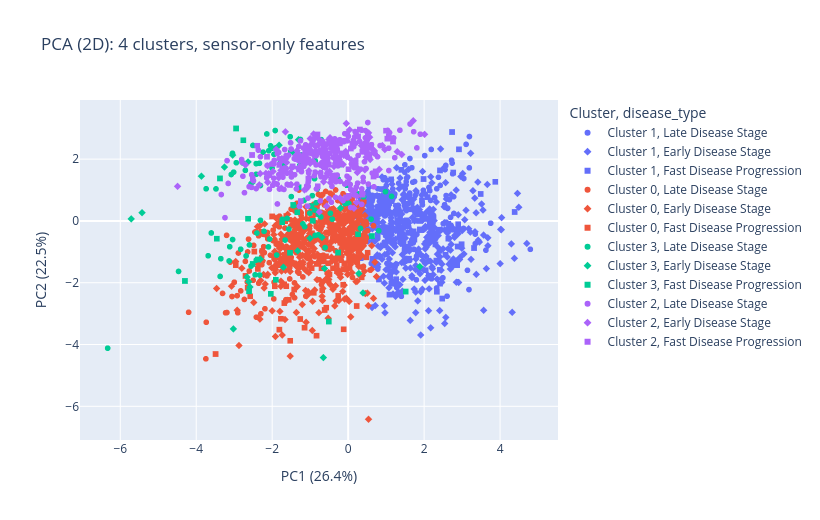

Notebook cell for this chart:
### Markdown cell above
## Visualization

### Code cell
pca = PCA(n_components=2, random_state=RANDOM_SEED)
Z   = pca.fit_transform(X_r1)
pca_df = meta.copy()
pca_df['PC1'] = Z[:, 0]
pca_df['PC2'] = Z[:, 1]
pca_df['cluster_str'] = 'Cluster ' + pca_df['cluster'].astype(str)

fig = px.scatter(
    pca_df, x='PC1', y='PC2',
    color='cluster_str',
    symbol='disease_type' if 'disease_type' in pca_df.columns else None,
    hover_data={'id': True, 'date': '|%Y-%m-%d', 'cluster': True,
                'disease_type': True} if 'disease_type' in pca_df.columns else {'id': True},
    title=f'PCA (2D): {K_R1} clusters, sensor-only features',
    labels={'cluster_str': 'Cluster', 'PC1': f'PC1 ({pca.explained_variance_ratio_[0]*100:.1f}%)',
            'PC2': f'PC2 ({pca.explained_variance_ratio_[1]*100:.1f}%)'},
    width=820, height=520,
)
fig.show()

### Figure 1 — Plotly figure (JSON) as saved in the notebook; plotly's stock layout.template omitted (floating-point values rounded to 4 significant figures; data arrays with more than 128 entries replaced by an {"elided": "..."} marker saying what was removed)
{"data": [{"customdata": {"elided": "234x4 mixed values"}, "hovertemplate": "Cluster=Cluster 1<br>disease_type=%{customdata[3]}<br>PC1 (26.4%)=%{x}<br>PC2 (22.5%)=%{y}<br>id=%{customdata[0]}<br>date=%{customdata[1]|%Y-%m-%d}<br>cluster=%{customdata[2]}<extra></extra>", "legendgroup": "Cluster 1, Late Disease Stage", "marker": {"color": "#636efa", "symbol": "circle"}, "mode": "markers", "name": "Cluster 1, Late Disease Stage", "showlegend": true, "type": "scattergl", "x": {"elided": "234 float values"}, "xaxis": "x", "y": {"elided": "234 float values"}, "yaxis": "y"}, {"customdata": {"elided": "295x4 mixed values"}, "hovertemplate": "Cluster=Cluster 1<br>disease_type=%{customdata[3]}<br>PC1 (26.4%)=%{x}<br>PC2 (22.5%)=%{y}<br>id=%{customdata[0]}<br>date=%{customdata[1]|%Y-%m-%d}<br>cluster=%{customdata[2]}<extra></extra>", "legendgroup": "Cluster 1, Early Disease Stage", "marker": {"color": "#636efa", "symbol": "diamond"}, "mode": "markers", "name": "Cluster 1, Early Disease Stage", "showlegend": true, "type": "scattergl", "x": {"elided": "295 float values"}, "xaxis": "x", "y": {"elided": "295 float values"}, "yaxis": "y"}, {"customdata": {"elided": "102x4 mixed values"}, "hovertemplate": "Cluster=Cluster 1<br>disease_type=%{customdata[3]}<br>PC1 (26.4%)=%{x}<br>PC2 (22.5%)=%{y}<br>id=%{customdata[0]}<br>date=%{customdata[1]|%Y-%m-%d}<br>cluster=%{customdata[2]}<extra></extra>", "legendgroup": "Cluster 1, Fast Disease Progression", "marker": {"color": "#636efa", "symbol": "square"}, "mode": "markers", "name": "Cluster 1, Fast Disease Progression", "showlegend": true, "type": "scattergl", "x": [2.896, 1.832, 2.808, 2.987, 4.384, 2.416, 1.486, 0.7804, 1.6, 1.137, 0.8123, 0.956, 3.315, 2.336, 2.407, 1.541, 0.985, 0.9726, 0.6389, 0.9791, 1.096, 1.097, 0.5928, 1.291, 0.9715, 1.58, 1.451, 2.87, 2.298, 1.366, 0.9675, 0.6394, 2.043, 2.123, 1.636, 1.744, 1.834, 0.46, 0.6527, 1.08, 1.139, 1.734, 3.873, 1.233, 1.505, 1.932, 2.212, 1.887, 0.4158, 2.218, 1.87, 0.7155, 1.722, 1.726, 2.246, 2.131, 3.49, 1.053, 1.457, 2.091, 1.265, 1.748, 1.079, 2.322, 0.3287, 2.737, 0.4888, 0.8821, 1.945, 0.4781, 2.736, 0.7674, 0.5976, 1.133, 1.402, 0.8938, 1.985, 0.07044, 0.3023, 1.45, 2.418, 2.637, 2.38, 0.9472, 2.637, 2.918, 1.114, 0.8425, 2.767, 2.564, 2.883, 0.4723, 2.88, 1.09, 1.107, 2.925, 2.477, 0.9104, 1.589, 2.38, 1.64, 2.419], "xaxis": "x", "y": [-0.1058, 0.2103, -1.349, -0.7523, 0.2897, -1.581, -0.9838, -0.4483, -1.221, -2.036, -1.896, -0.3346, -0.877, -2.293, -0.9665, 0.01928, -0.7243, 0.5492, -1.229, 0.2173, -0.4192, -0.6399, 0.1118, 0.01819, -0.2824, -0.3868, -0.7452, -1.432, -0.7582, 0.1314, -0.7895, 0.214, -1.594, -1.773, 0.6292, -0.6051, -1.093, -0.1933, 0.3188, 0.6112, -0.3338, 0.4094, 1.266, -1.444, 0.4, -0.2966, -0.5571, -0.2758, 0.8152, -0.35, 0.0006189, 0.09186, -0.527, -0.3362, 0.116, 0.08423, 0.8736, -0.2279, -0.6975, 0.7722, -1.884, 0.01464, -1.443, -1.285, -1.205, -0.2853, -0.1174, 0.3181, 0.6672, 0.7555, 2.878, 0.8125, 0.7637, 1.345, 1.653, 1.031, 1.357, 0.1215, 0.1276, -0.01064, 1.635, -0.09508, -0.2839, 1.022, -0.5718, 2.317, -0.2484, 0.2502, 1.566, -1.094, -0.8276, 0.1419, -0.2779, -2.385, -1.741, -0.2662, -2.512, -0.7887, 0.3767, -1.307, -0.732, -2.032], "yaxis": "y"}, {"customdata": {"elided": "325x4 mixed values"}, "hovertemplate": "Cluster=Cluster 0<br>disease_type=%{customdata[3]}<br>PC1 (26.4%)=%{x}<br>PC2 (22.5%)=%{y}<br>id=%{customdata[0]}<br>date=%{customdata[1]|%Y-%m-%d}<br>cluster=%{customdata[2]}<extra></extra>", "legendgroup": "Cluster 0, Late Disease Stage", "marker": {"color": "#EF553B", "symbol": "circle"}, "mode": "markers", "name": "Cluster 0, Late Disease Stage", "showlegend": true, "type": "scattergl", "x": {"elided": "325 float values"}, "xaxis": "x", "y": {"elided": "325 float values"}, "yaxis": "y"}, {"customdata": {"elided": "262x4 mixed values"}, "hovertemplate": "Cluster=Cluster 0<br>disease_type=%{customdata[3]}<br>PC1 (26.4%)=%{x}<br>PC2 (22.5%)=%{y}<br>id=%{customdata[0]}<br>date=%{customdata[1]|%Y-%m-%d}<br>cluster=%{customdata[2]}<extra></extra>", "legendgroup": "Cluster 0, Early Disease Stage", "marker": {"color": "#EF553B", "symbol": "diamond"}, "mode": "markers", "name": "Cluster 0, Early Disease Stage", "showlegend": true, "type": "scattergl", "x": {"elided": "262 float values"}, "xaxis": "x", "y": {"elided": "262 float values"}, "yaxis": "y"}, {"customdata": {"elided": "116x4 mixed values"}, "hovertemplate": "Cluster=Cluster 0<br>disease_type=%{customdata[3]}<br>PC1 (26.4%)=%{x}<br>PC2 (22.5%)=%{y}<br>id=%{customdata[0]}<br>date=%{customdata[1]|%Y-%m-%d}<br>cluster=%{customdata[2]}<extra></extra>", "legendgroup": "Cluster 0, Fast Disease Progression", "marker": {"color": "#EF553B", "symbol": "square"}, "mode": "markers", "name": "Cluster 0, Fast Disease Progression", "showlegend": true, "type": "scattergl", "x": [0.04616, 0.2874, -0.001979, -0.2933, 0.03831, -1.834, -0.2995, -0.6028, -0.1305, -0.4923, -0.5767, 0.2687, -1.685, -0.6414, -0.7658, 0.5138, -1.261, 0.2181, -1.847, 0.2186, -0.747, -1.058, 0.03464, 0.03256, -0.6837, -0.2369, -1.058, -0.3984, -0.9042, -0.7264, -0.588, 0.2411, -0.1458, -1.02, -0.3099, -1.682, -1.422, -2.701, -1.932, -0.514, -1.63, -0.8221, 0.2992, -1.41, -0.717, 0.2804, 0.4166, 0.354, -0.03171, 0.4761, 0.2832, -0.1476, 0.318, -1.563, -1.148, -0.8326, -0.1183, -0.2604, -1.525, 0.02459, 0.2248, -1.77, 0.1493, -2.959, -2.259, -0.1035, -0.03209, -3.49, -1.581, -1.082, -1.659, 0.1551, -0.1623, -1.783, -0.03897, 0.02889, -0.2053, -2.47, 0.01165, -1.639, -0.3748, -2.282, 0.102, -0.003288, -1.059, -2.377, -2.001, -0.9528, -0.9438, -2.646, 0.2031, -0.8759, -1.536, -0.1275, -1.473, -0.6433, -0.5835, -0.6182, -0.6885, -1.629, -1.681, -2.579, -0.6999, 0.05363, -0.5276, -1.237, -0.3192, -0.8255, -0.9601, -0.09878, -1.811, -0.2623, 0.08632, -1.674, 0.3748, -1.619], "xaxis": "x", "y": [-1.057, 0.1127, -0.9374, -1.623, 0.3078, -1.432, -1.428, 0.2264, -2.066, -1.73, -2.809, -0.9916, -2.05, -1.309, -0.472, -1.028, -3.175, -0.1378, -0.7228, -0.5731, -1.137, -0.958, -1.523, -0.4956, -2.246, -0.09736, 0.2603, -1.528, -2.327, -0.003262, -0.5622, -1.321, -0.6691, -1.213, 0.2311, -2.06, -2.221, -1.779, -2.116, 0.1853, 0.1578, 0.4798, 0.2438, -0.8506, -0.1918, -0.2206, -0.06761, -1.826, -0.7926, -1.178, -1.169, -0.6556, -0.7424, -2.554, -3.457, -3.714, -3.506, -2.428, -3.879, -1.188, -2.754, -3.166, 0.5126, -1.43, -0.9726, 0.1893, 0.6612, -4.307, -0.9238, -0.2532, -0.007144, -0.06862, -0.08588, 0.02736, 0.7476, 0.253, -0.7081, -0.9915, 0.8066, -1.311, -0.1366, -0.3543, 0.7405, -0.6727, -1.174, -1.552, 0.1459, -0.3986, -0.4928, -2.163, -0.1557, -0.4877, -0.5314, -1.561, -0.4942, -1.288, -1.145, -2.883, -1.135, -2.113, -2.658, -2.438, -1.532, -0.804, -1.368, -0.5475, 0.2197, -1.391, -1.525, -1.374, -3.518, -0.2814, -0.7706, -1.098, -0.5547, -1.107], "yaxis": "y"}, {"customdata": {"elided": "96x4 mixed values"}, "hovertemplate": "Cluster=Cluster 3<br>disease_type=%{customdata[3]}<br>PC1 (26.4%)=%{x}<br>PC2 (22.5%)=%{y}<br>id=%{customdata[0]}<br>date=%{customdata[1]|%Y-%m-%d}<br>cluster=%{customdata[2]}<extra></extra>", "legendgroup": "Cluster 3, Late Disease Stage", "marker": {"color": "#00cc96", "symbol": "circle"}, "mode": "markers", "name": "Cluster 3, Late Disease Stage", "showlegend": true, "type": "scattergl", "x": [0.807, -4.466, -2.77, -3.48, -3.078, -2.422, -1.071, -2.309, -2.14, -2.557, -1.659, -2.069, -0.8663, -2.506, 0.4058, -3.134, -1.191, -0.8783, -3.045, -2.507, -2.706, 0.2766, -2.421, -0.4676, -0.8166, -3.118, -2.598, -0.7869, -2.688, -2.421, -1.441, -2.557, -1.882, -2.45, -0.8854, -0.2044, 0.01939, -1.008, -0.2635, -0.7855, -1.159, -0.2608, -1.921, -2.091, -0.8695, -2.308, -2.329, -3.371, -1.609, -0.9426, -2.83, -3.352, -3.042, -0.8434, 0.324, -1.146, -1.735, -0.6068, -2.402, -1.904, -1.255, -3.603, -1.952, -0.7183, -0.08529, -1.276, -1.496, -2.214, -2.003, -2.335, -3.739, -1.294, -2.945, -1.561, 0.9832, -0.7668, -0.4183, 0.6039, 1.143, -1.526, -2.141, -2.004, -2.042, -2.24, -3.686, -2.099, -1.236, -1.801, -3.014, -1.512, -1.421, -1.23, -0.7088, -1.708, -1.224, -6.332], "xaxis": "x", "y": [-0.3175, -1.635, 1.876, 1.037, 1.504, 1.854, 2.367, 1.147, 1.416, -1.463, -0.6193, -0.5853, 1.944, 1.269, 0.7795, -1.295, -0.09585, 0.3513, 2.189, 2.444, 1.638, 0.8729, -1.267, 0.2476, 1.033, -0.8342, -0.7769, 0.2085, -1.133, 1.511, 0.4905, 1.206, -1.103, -1.743, 1.368, 1.818, 0.5651, 0.2523, 2.035, -0.4498, 0.6646, 1.358, 2.927, 2.271, -0.4692, 0.01954, -1.751, -1.796, 0.08178, 0.8192, -0.9155, -1.221, -0.6014, 0.5887, -0.2416, -0.1861, 0.05473, -0.8611, -0.3919, 2.365, 2.636, -0.3894, 2.157, 0.1311, 0.5603, 1.791, 0.788, -0.3363, 2.353, 1.865, 1.041, 0.4757, 1.885, -0.2613, 0.9473, 0.2963, 0.05749, 0.05739, 0.7945, 2.726, 2.815, 1.711, 2.431, 2.228, -1.127, -0.8405, 2.135, 1.855, 1.579, 2.249, 2.206, 1.933, 2.632, 1.812, 2.124, -4.118], "yaxis": "y"}, {"customdata": [[1556, "2021-04-02T00:00:00", 3, "Early Disease Stage"], [1556, "2021-04-12T00:00:00", 3, "Early Disease Stage"], [1556, "2021-05-04T00:00:00", 3, "Early Disease Stage"], [2854, "2021-04-05T00:00:00", 3, "Early Disease Stage"], [2854, "2021-04-14T00:00:00", 3, "Early Disease Stage"], [2854, "2021-05-04T00:00:00", 3, "Early Disease Stage"], [2854, "2021-05-05T00:00:00", 3, "Early Disease Stage"], [2854, "2021-05-11T00:00:00", 3, "Early Disease Stage"], [2854, "2021-05-12T00:00:00", 3, "Early Disease Stage"], [2854, "2021-05-13T00:00:00", 3, "Early Disease Stage"], [2854, "2021-06-24T00:00:00", 3, "Early Disease Stage"], [3405, "2021-06-05T00:00:00", 3, "Early Disease Stage"], [3405, "2021-06-09T00:00:00", 3, "Early Disease Stage"], [3405, "2021-07-18T00:00:00", 3, "Early Disease Stage"], [3405, "2021-07-19T00:00:00", 3, "Early Disease Stage"], [4349, "2021-02-18T00:00:00", 3, "Early Disease Stage"], [8446, "2021-09-22T00:00:00", 3, "Early Disease Stage"], [8446, "2021-09-27T00:00:00", 3, "Early Disease Stage"], [9173, "2021-02-22T00:00:00", 3, "Early Disease Stage"], [9173, "2021-03-12T00:00:00", 3, "Early Disease Stage"], [9173, "2021-03-18T00:00:00", 3, "Early Disease Stage"], [9173, "2021-04-01T00:00:00", 3, "Early Disease Stage"], [9501, "2021-02-27T00:00:00", 3, "Early Disease Stage"]], "hovertemplate": "Cluster=Cluster 3<br>disease_type=%{customdata[3]}<br>PC1 (26.4%)=%{x}<br>PC2 (22.5%)=%{y}<br>id=%{customdata[0]}<br>date=%{customdata[1]|%Y-%m-%d}<br>cluster=%{customdata[2]}<extra></extra>", "legendgroup": "Cluster 3, Early Disease Stage", "marker": {"color": "#00cc96", "symbol": "diamond"}, "mode": "markers", "name": "Cluster 3, Early Disease Stage", "showlegend": true, "type": "scattergl", "x": [-0.6523, -2.617, -3.022, -3.041, 0.2813, 1.886, -5.427, -3.257, 0.3908, -5.711, -3.864, -1.33, -1.004, -1.306, -1.818, -0.6891, -0.6223, -2.586, -2.636, -0.202, -2.663, -2.311, -1.704], "xaxis": "x", "y": [-4.423, -1.969, -3.495, 2.131, -1.701, -1.478, 0.2672, 1.743, -2.331, 0.06635, 1.449, -0.9694, -0.5598, 2.63, 2.451, -0.5325, -1.539, -2.138, 1.911, 0.4165, -1.817, -1.239, -1.496], "yaxis": "y"}, {"customdata": [[2676, "2021-09-08T00:00:00", 3, "Fast Disease Progression"], [2676, "2021-09-26T00:00:00", 3, "Fast Disease Progression"], [4441, "2021-07-11T00:00:00", 3, "Fast Disease Progression"], [4441, "2021-07-14T00:00:00", 3, "Fast Disease Progression"], [4441, "2021-07-15T00:00:00", 3, "Fast Disease Progression"], [4441, "2021-07-21T00:00:00", 3, "Fast Disease Progression"], [4441, "2021-07-23T00:00:00", 3, "Fast Disease Progression"], [4441, "2021-07-24T00:00:00", 3, "Fast Disease Progression"], [4441, "2021-07-26T00:00:00", 3, "Fast Disease Progression"], [4441, "2021-08-04T00:00:00", 3, "Fast Disease Progression"], [5479, "2021-04-18T00:00:00", 3, "Fast Disease Progression"], [5479, "2021-05-03T00:00:00", 3, "Fast Disease Progression"], [6947, "2021-02-20T00:00:00", 3, "Fast Disease Progression"], [6947, "2021-03-09T00:00:00", 3, "Fast Disease Progression"], [6947, "2021-03-10T00:00:00", 3, "Fast Disease Progression"], [6947, "2021-03-14T00:00:00", 3, "Fast Disease Progression"], [6947, "2021-03-19T00:00:00", 3, "Fast Disease Progression"], [6947, "2021-03-22T00:00:00", 3, "Fast Disease Progression"], [6947, "2021-03-23T00:00:00", 3, "Fast Disease Progression"], [6947, "2021-04-01T00:00:00", 3, "Fast Disease Progression"], [6947, "2021-04-03T00:00:00", 3, "Fast Disease Progression"], [8826, "2021-07-16T00:00:00", 3, "Fast Disease Progression"], [8826, "2021-07-29T00:00:00", 3, "Fast Disease Progression"], [8826, "2021-07-31T00:00:00", 3, "Fast Disease Progression"]], "hovertemplate": "Cluster=Cluster 3<br>disease_type=%{customdata[3]}<br>PC1 (26.4%)=%{x}<br>PC2 (22.5%)=%{y}<br>id=%{customdata[0]}<br>date=%{customdata[1]|%Y-%m-%d}<br>cluster=%{customdata[2]}<extra></extra>", "legendgroup": "Cluster 3, Fast Disease Progression", "marker": {"color": "#00cc96", "symbol": "square"}, "mode": "markers", "name": "Cluster 3, Fast Disease Progression", "showlegend": true, "type": "scattergl", "x": [-2.609, -1.34, -2.951, -2.759, -1.305, -2.379, -0.01257, -3.457, -3.375, -0.9659, -2.635, -1.448, -0.2649, 0.6258, -1.53, -0.9291, 0.2618, -2.035, -0.5081, -1.903, 1.516, -2.512, -4.297, -1.736], "xaxis": "x", "y": [-2.278, 0.28, 2.993, 2.611, 1.091, -1.248, 1.157, -0.5751, 1.376, 0.4794, 0.07057, 0.5169, -1.024, -0.4895, -1.031, 0.004506, -0.4302, -2.36, -3.256, -1.905, -2.286, -1.393, -1.943, -0.0399], "yaxis": "y"}, {"customdata": {"elided": "232x4 mixed values"}, "hovertemplate": "Cluster=Cluster 2<br>disease_type=%{customdata[3]}<br>PC1 (26.4%)=%{x}<br>PC2 (22.5%)=%{y}<br>id=%{customdata[0]}<br>date=%{customdata[1]|%Y-%m-%d}<br>cluster=%{customdata[2]}<extra></extra>", "legendgroup": "Cluster 2, Late Disease Stage", "marker": {"color": "#ab63fa", "symbol": "circle"}, "mode": "markers", "name": "Cluster 2, Late Disease Stage", "showlegend": true, "type": "scattergl", "x": {"elided": "232 float values"}, "xaxis": "x", "y": {"elided": "232 float values"}, "yaxis": "y"}, {"customdata": {"elided": "91x4 mixed values"}, "hovertemplate": "Cluster=Cluster 2<br>disease_type=%{customdata[3]}<br>PC1 (26.4%)=%{x}<br>PC2 (22.5%)=%{y}<br>id=%{customdata[0]}<br>date=%{customdata[1]|%Y-%m-%d}<br>cluster=%{customdata[2]}<extra></extra>", "legendgroup": "Cluster 2, Early Disease Stage", "marker": {"color": "#ab63fa", "symbol": "diamond"}, "mode": "markers", "name": "Cluster 2, Early Disease Stage", "showlegend": true, "type": "scattergl", "x": [-4.491, 0.1524, -1.635, -2.704, -1.77, -1.12, -1.15, -0.4774, -0.2135, -1.083, -1.001, -0.9794, 0.4484, -0.7596, -1.105, -2.34, -0.6342, -1.895, 0.5376, 0.4404, 1.411, 0.2424, 0.4924, 0.9662, 0.9, -0.9777, 0.5652, -1.977, -1.026, -1.033, 0.2518, 0.8191, 1.293, -0.5639, -0.646, -2.118, 0.2274, -0.6676, 0.6929, -0.6114, 0.2214, -0.04562, -0.06444, 0.4731, -0.3735, 0.4354, -1.348, -1.622, -1.744, -0.9976, -1.158, -0.03708, -1.759, -0.792, -1.295, -0.8389, 0.3498, -1.381, -1.652, -0.1325, -0.9281, -1.828, -0.489, -0.7468, 0.5794, -0.5668, -0.4665, -0.1844, 2.012, -0.1148, 0.6606, -0.5569, 0.1117, 0.07391, -0.608, -0.3343, 1.714, -0.1631, -1.504, -0.7054, -1.133, -0.9098, 0.03615, -0.04763, -0.5102, -1.317, -2.088, -2.12, -2.316, -0.5566, -2.166], "xaxis": "x", "y": [1.12, 0.4087, 2.015, 1.814, 1.638, 1.853, 1.006, 2.695, 0.7443, 1.963, 1.864, 2.473, 2.385, 0.2909, 1.034, 1.167, 2.372, 2.316, 2.852, 1.652, 2.151, 1.569, 2.171, 2.309, 2.44, 2.281, 2.71, 1.603, 1.4, 1.626, 1.704, 1.67, 2.241, 2.475, 1.266, 1.251, 0.8038, 1.752, 2.265, 1.743, 0.5983, 2.129, 2.25, 2.064, 1.764, 2.517, 2.276, 1.893, 2.017, 2.665, 2.027, 2.081, 1.062, 2.465, 2.156, 2.734, 2.438, 2.118, 2.885, 1.829, 1.933, 1.396, 1.602, 1.548, 1.99, 0.4802, 1.24, 1.866, 2.803, 2.123, 2.306, 2.112, 2.387, 1.986, 1.963, 1.87, 3.243, 1.855, 1.179, 1.876, 2.212, 2.814, 2.95, 3.155, 2.637, 1.975, 1.529, 1.785, 1.535, 1.928, 1.541], "yaxis": "y"}, {"customdata": {"elided": "60x4 mixed values"}, "hovertemplate": "Cluster=Cluster 2<br>disease_type=%{customdata[3]}<br>PC1 (26.4%)=%{x}<br>PC2 (22.5%)=%{y}<br>id=%{customdata[0]}<br>date=%{customdata[1]|%Y-%m-%d}<br>cluster=%{customdata[2]}<extra></extra>", "legendgroup": "Cluster 2, Fast Disease Progression", "marker": {"color": "#ab63fa", "symbol": "square"}, "mode": "markers", "name": "Cluster 2, Fast Disease Progression", "showlegend": true, "type": "scattergl", "x": [-1.046, 0.9989, -2.071, -2.394, -2.511, -1.532, -0.9432, -0.05519, -1.463, 0.3829, -1.018, -0.2177, -0.48, 0.3727, -1.937, -0.05303, -0.1739, -0.3682, 0.1113, -0.8328, 0.3074, -0.324, 1.03, 0.07163, -0.845, 0.367, -0.6456, 0.01099, -1.292, 0.6008, 1.083, 1.181, -0.3965, 0.5578, -1.067, -2.53, -0.5094, -0.3758, -1.248, -1.814, 0.5215, 0.2609, -0.8089, -1.111, -1.295, 0.7242, -0.1352, 0.5165, -0.8577, -2.137, -1.082, -0.3286, 0.7327, -0.009301, 0.01843, 0.6696, -0.2199, -0.8, -0.2448, 0.3715], "xaxis": "x", "y": [1.371, 2.92, 1.481, 2.434, 1.362, 1.167, 2.636, 0.7596, 1.765, 0.8483, 2.323, 2.511, 2.185, 2.237, 1.203, 2.21, 2.186, 2.278, 2.493, 2.258, 2.958, 2.381, 2.664, 2.345, 2.177, 0.8787, 1.872, 1.675, 1.665, 2.452, 2.677, 2.573, 2.506, 2.363, 1.938, 2.134, 1.822, 2.633, 0.6422, 1.813, 2.776, 2.735, 2.798, 2.162, 1.985, 1.602, 2.594, 2.452, 2.203, 2.075, 2.346, 2.132, 1.481, 1.244, 0.8116, 1.439, 1.919, 1.123, 2.017, 0.8579], "yaxis": "y"}], "layout": {"height": 520, "legend": {"title": {"text": "Cluster, disease_type"}, "tracegroupgap": 0}, "title": {"text": "PCA (2D): 4 clusters, sensor-only features"}, "width": 820, "xaxis": {"anchor": "y", "domain": [0, 1], "title": {"text": "PC1 (26.4%)"}}, "yaxis": {"anchor": "x", "domain": [0, 1], "title": {"text": "PC2 (22.5%)"}}}}
